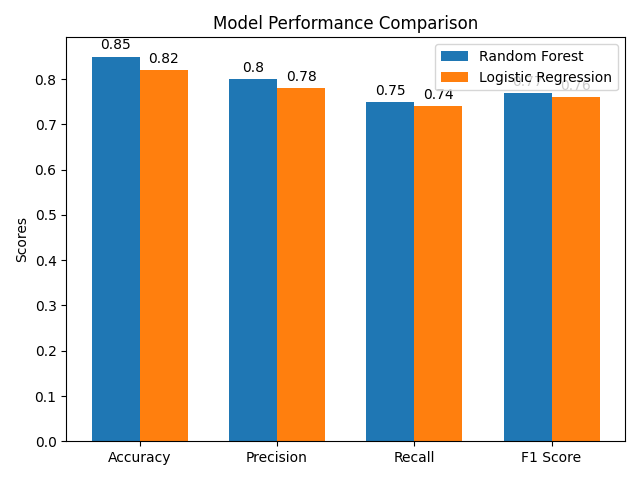

Write Python code to recreate this figure.
import matplotlib.pyplot as plt
import numpy as np

# Model evaluation results
rf_results = {'Accuracy': 0.85, 'Precision': 0.80, 'Recall': 0.75, 'F1 Score': 0.77}
logistic_results = {'Accuracy': 0.82, 'Precision': 0.78, 'Recall': 0.74, 'F1 Score': 0.76}

# Bar chart data
labels = list(rf_results.keys())
rf_scores = list(rf_results.values())
logistic_scores = list(logistic_results.values())

x = np.arange(len(labels))  # the label locations
width = 0.35  # the width of the bars

# Create bar chart
fig, ax = plt.subplots()
rects1 = ax.bar(x - width/2, rf_scores, width, label='Random Forest')
rects2 = ax.bar(x + width/2, logistic_scores, width, label='Logistic Regression')

# Add some text for labels, title and custom x-axis tick labels, etc.
ax.set_ylabel('Scores')
ax.set_title('Model Performance Comparison')
ax.set_xticks(x)
ax.set_xticklabels(labels)
ax.legend()

# Add value labels on top of the bars
for rect in rects1:
    height = rect.get_height()
    ax.annotate('{}'.format(height),
                xy=(rect.get_x() + rect.get_width() / 2, height),
                xytext=(0, 3),  # 3 points vertical offset
                textcoords="offset points",
                ha='center', va='bottom')

for rect in rects2:
    height = rect.get_height()
    ax.annotate('{}'.format(height),
                xy=(rect.get_x() + rect.get_width() / 2, height),
                xytext=(0, 3),  # 3 points vertical offset
                textcoords="offset points",
                ha='center', va='bottom')

# Save the figure
plt.tight_layout()
plt.savefig('model_performance_comparison.png')
plt.show()
